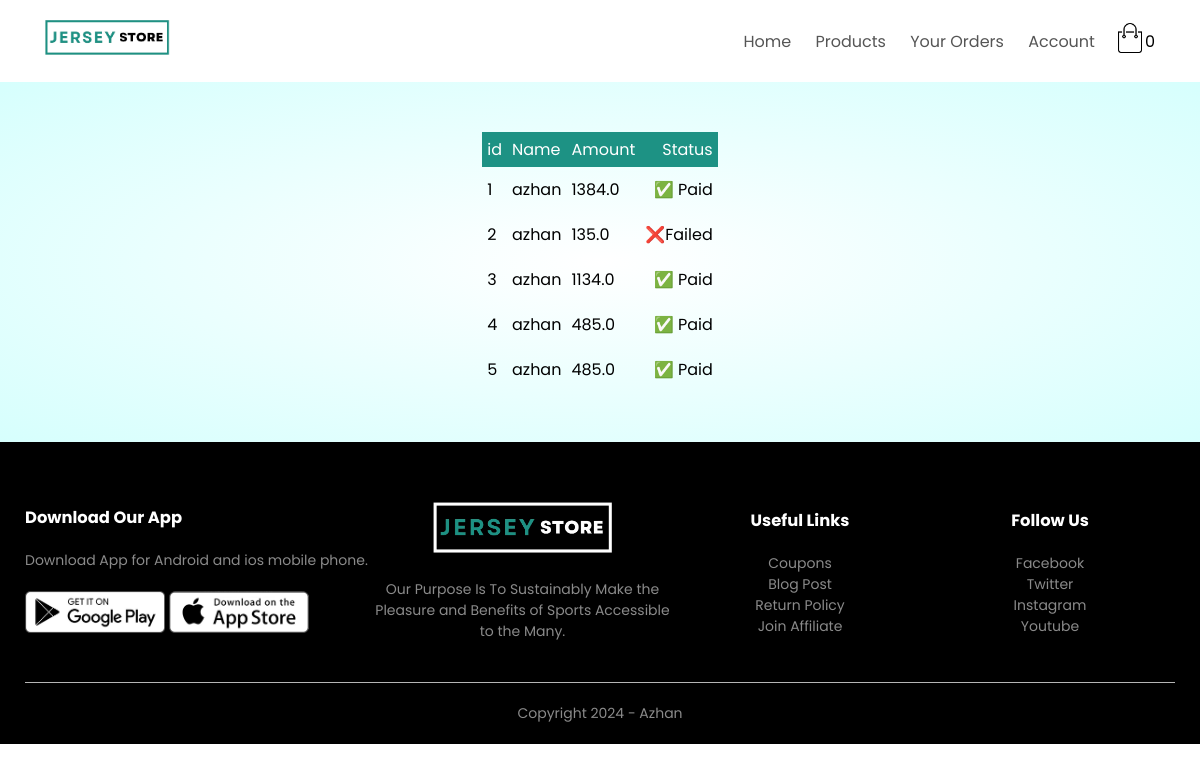
The page /myorder/ (signed in) on the database as committed earlier.
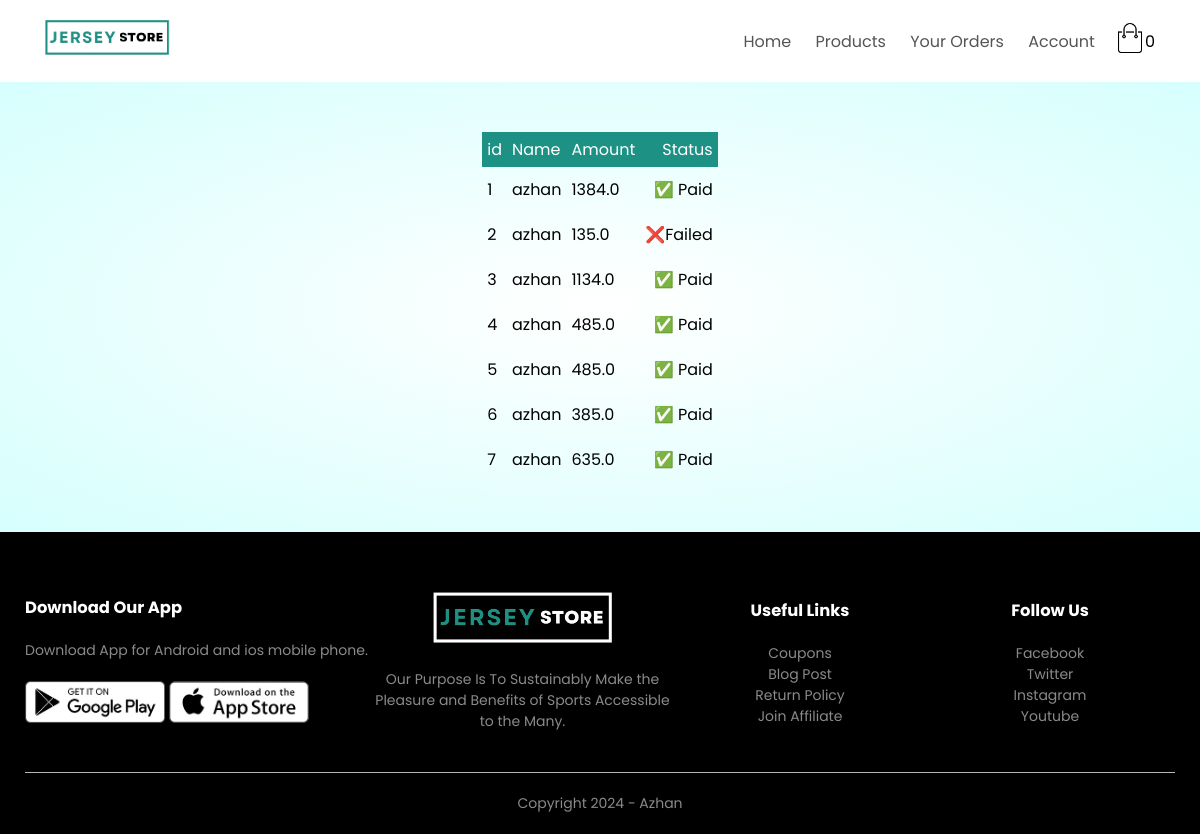
The same page on the database as committed later.
### app/models.py (models this page shows)
class Payment(models.Model):
    Name = models.CharField(max_length=20)
    Amount = models.CharField(max_length=20)
    Payment_id = models.CharField(max_length=100)
    Paid = models.BooleanField(default=False)

### app/views.py (the view)
# urls.py: path('myorder/',myorder,name='myorder'),
def myorder(request):
    name = request.session['name']
    order = Payment.objects.filter(Name=name)
    print(order)
    if order:
       data = Payment.objects.filter(Name=name)
       return render(request,'myorder.html',{'data':data})
    else:
        return render(request,'myorder.html',{'msg':"You have no any order yet!!"})

### app/templates/myorder.html (shortened to what the changed rows need)
{% load static %}
<!DOCTYPE html>
<html lang="en">
<head>
    <link rel="stylesheet" href="{% static 'style.css' %}">
</head>
<body>
   {% if msg %}
   <div class="container">
    <div class="navbar">
        <div class="logo">
            <img src="{% static 'images/logo.png' %}" alt="logo" width="135px">
        </div>
        <nav>
            <ul id="MenuItems">
                <li><a href="{% url 'user' %}">Home</a></li>
                <li><a href="{% url 'products' %}">Products</a></li>
                <li><a href="{% url 'myorder' %}">Your Orders</a></li>
                <li><a href="{% url 'account' %}">Account</a></li>
            </ul>
        </nav>
        <a href="{% url 'cart' %}"><img src="{% static 'images/cart.png' %}" width="30px" height="30px"></a>
        <span class="badge badge-info">{{request.session.card|length}}</span>
        <img src="{% static 'images/menu.png' %}" class="menu-icon" onclick="menutoggle()">
    </div>
</div>
<div class="account-page">
    <div class="container">
        <div class="row">
            <div class="col-2">
                <img src="{% static 'images/image1.png' %}" width="100%">
            </div>
            <div class="col-2">
                 <div class="form-container">
                    <h1>{{msg}}</h1>
                    <a class="btn" href="{% url 'products' %}">Shop Now</a>
                </div>
            </div>
        </div>
    </div>
</div>
    {% else %}
    <div class="account-page">
        <div class="container">
            <div class="row">
                 <div class="container">
                        <table>
                            <tr>
                                <th>id</th>
                                <th>Name</th>
                                <th>Amount</th>
                                <th>Status</th>
                            </tr>
                            {% for i in data %}
                            <tr>
                                <td>{{forloop.counter}}</td>
                                <td>{{i.Name}}</td>
                                <td>{{i.Amount}}</td>
                                {% if i.Paid %}
                                <td>&#9989; Paid</td>
                                {% else %}
                                <td>&#10060;Failed</td>
                                {% endif %}
                            </tr>
                       {% endfor %}
                        </table>
                    </div>
                </div>
        </div>
    </div>
    {% endif %}
</body>
</html>

Rows that differ between the two databases and show on the page:
added Payment: Name "azhan", Amount "385.0", Paid "✅ Paid"
added Payment: Name "azhan", Amount "635.0", Paid "✅ Paid"
